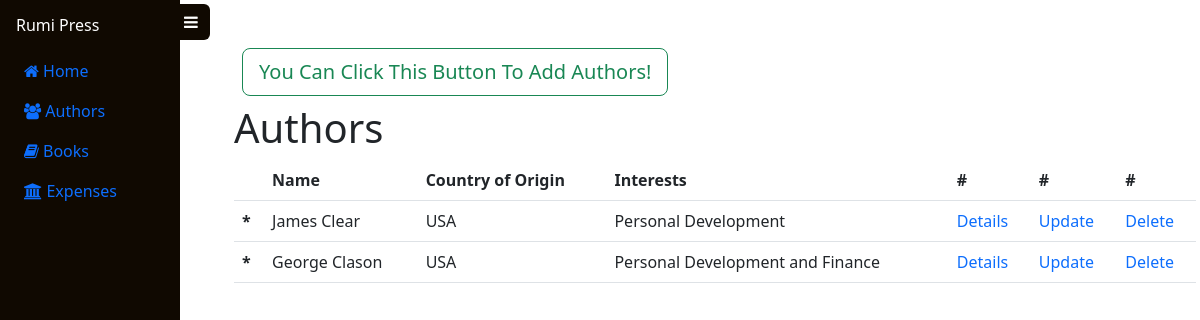
Screenshot of /authors/ with the database file from the repository.
### main/models.py (models this page shows, shortened)
class Authors(models.Model):
    name = models.CharField(max_length=100)
    country_of_origin = models.CharField(max_length=25, blank=True)
    date_born = models.DateField(blank=True)
    interests = models.CharField(max_length=255, blank=True)
    bio = models.TextField(max_length=500, blank=True)

### main/views.py (the view)
# urls.py: path('authors/', views.AuthorsListView.as_view(), name='authors'),
class AuthorsListView(generic.ListView):
    model = Authors
    context_object_name = 'authors'
    template_name = 'main/authors.html'

### templates/main/authors.html
{% extends './dashboard.html'%}
{% block content %}
<div class="container-fluid p-2">
  <a type="button" class="btn btn-outline-success btn-lg btn-block" href="{%url 'add_authors'%}">You Can Click This Button To Add Authors!</a>
</div>
<h1>Authors</h1>
{% if authors %}
<table class="table">
  <thead class="thead-dark">
    <tr>
      <th scope="col"></th>
      <th scope="col">Name</th>
      <th scope="col">Country of Origin</th>
      <th scope="col">Interests</th>
      <th scope="cole">#</th>
      <th scope="cole">#</th>
      <th scope="cole">#</th>
    </tr>
  </thead>
  {% for author in authors %}
  <tbody>
    <tr>
      <th scope="row">*</th>
      <td>{{author.name}}</td>
      <td>{{author.country_of_origin}}</td>
      <td>{{author.interests}}</td>
      <td><a href="{% url 'author_details' pk=author.pk %}">Details</a></td>
      <td><a href="{% url 'author_details' pk=author.pk %}">Update</a></td>
      <td><a href="{% url 'delete_author' author.id %}">Delete</a></td>
    </tr>
  </tbody>
  {% endfor %}
</table>
{% else %}
<p>There are no authors available.</p>
{% endif %}
{% endblock %}

### static/css/dashboard.css (style rules this page uses)
a { text-decoration: none !important; }

### rows the page displays
Authors: name "James Clear", country_of_origin "USA", interests "Personal Development"
Authors: name "George Clason", country_of_origin "USA", interests "Personal Development and Finance"
